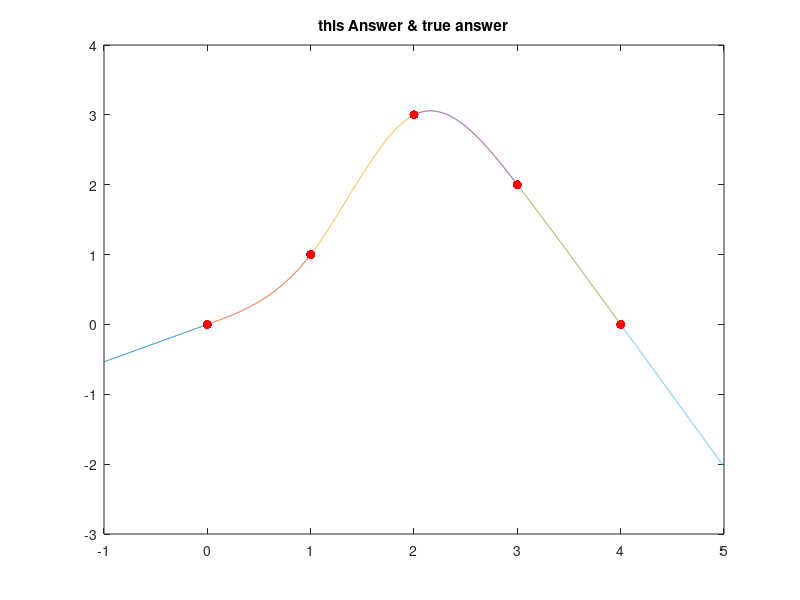
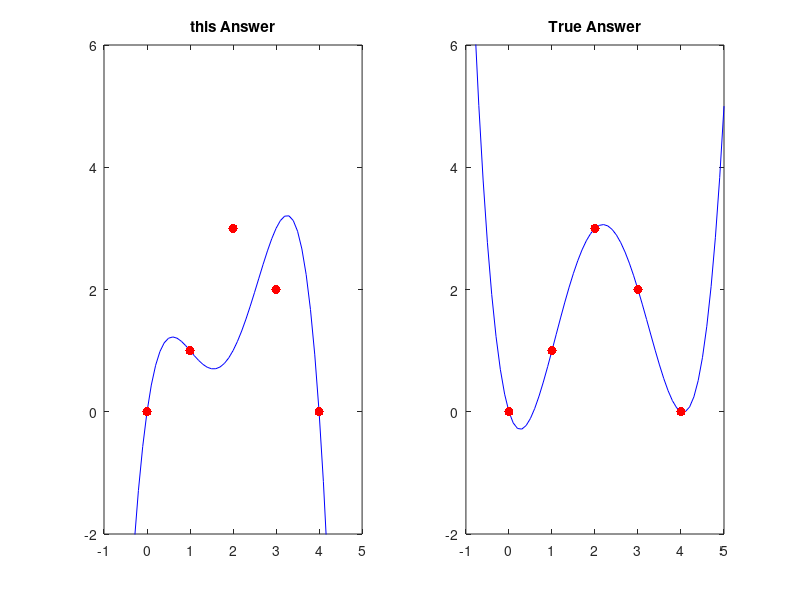

These figures' MATLAB source, in order:
% f0=0; f1=1; f2=3; f3=2; f4=0;
% x0=0; x1=1; x2=2; x3=3; x4=4;
clear all
fg=[0 1 3 2 0];
xx=[0 1 2 3 4];

h=0.001;
% st ans
figure(8); clf
w=1;
basex=repmat(0:h:1-h,[length(xx)+1 1])';
xn=repmat([xx(1)-w xx],[size(basex,1) 1]);
xn=xn+basex;    

yn(:,1) = (15*xn(:,1))/28;
yn(:,2) = (13*xn(:,2).^3)/28 + (15*xn(:,2))/28;
yn(:,3) = (93*xn(:,3))/28 - (6*(xn(:,3) - 1).^3)/7 - (13*(xn(:,3) - 2).^3)/28 - 39/14;
yn(:,4) = (6*(xn(:,4) - 3).^3)/7 - (xn(:,4) - 2).^3/28 - (51*xn(:,4))/28 + 15/2;
yn(:,5) = (xn(:,5) - 4).^3/28 - (57*xn(:,5))/28 + 57/7;
yn(:,6) =  57/7 - (57*xn(:,6))/28;


% plot(x1,y1,x2,y2,x3,y3,x4,y4,x5,y5,x6,y6), hold on;
plot(xn,yn), hold on;


plot(xx,fg,'r.','MarkerSize',20), hold on;
title('this Answer & true answer');

figure(9); clf

subplot(1,2,1); 
x=-1:0.1:5;
p1= @(x) (x.*(x-1).*(x-3).*(x-4))/4-(x.*(x-1).*(x-2).*(x-4))/2-(x.*(x-2).*(x-3).*(x-4))/6;

plot(x,p1(x),'b-'), hold on;
plot(xx,fg,'r.','MarkerSize',20), hold on;
set(gca,'xlim',[-1,5],'ylim',[-2,6]);
title('this Answer');

p1=@(x) (3*x.*(x - 1).*(x - 3).*(x - 4))/4 - (x.*(x - 1).*(x - 2).*(x - 4))/3 - (x.*(x - 2).*(x - 3).*(x - 4))/6;
subplot(1,2,2); 
  plot(x,p1(x),'b-'), hold on;
plot(xx,fg,'r.','MarkerSize',20), hold on;
set(gca,'xlim',[-1,5],'ylim',[-2,6]);
title('True Answer');



